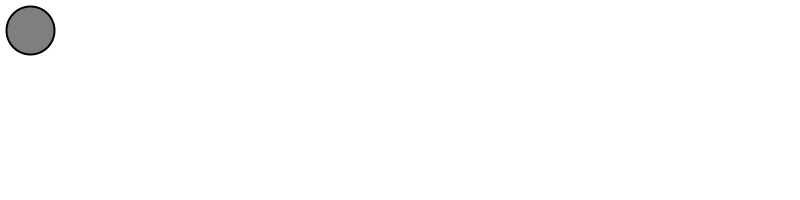
Frame 1 (no input)
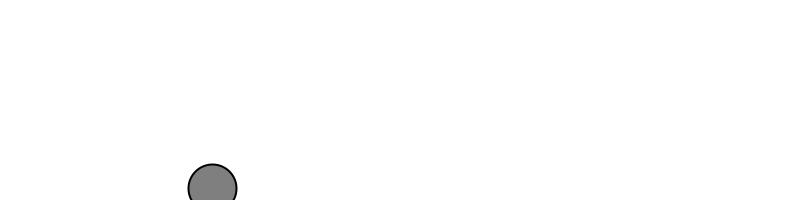
Frame 60 (the mouse pressed at the canvas centre just before this capture)
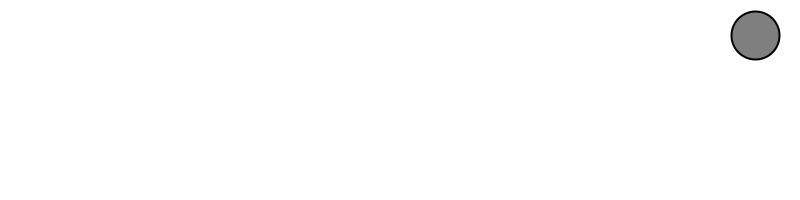
Frame 120 (the mouse held since frame 60 and released just before this capture)

The Processing sketch that drew these frames (run headless with seeded random() and noise(); from frame 60 on, the mouse is pressed at the canvas centre):

// Processing sketch: Forces
// ── Forces.pde
Mover m;

void setup() {
  size(800,200);
  smooth();
  m = new Mover(); 
}

void draw() {
  background(255);

  PVector wind = new PVector(0.1,0);
  PVector gravity = new PVector(0,0.1);
  m.applyForce(wind);
  m.applyForce(gravity);


  m.update();
  m.display();
  m.checkEdges();

}

// ── Mover.pde
class Mover {

  PVector location;
  PVector velocity;
  PVector acceleration;
  float mass;

  Mover() {
    location = new PVector(30,30);
    velocity = new PVector(0,0);
    acceleration = new PVector(0,0);
    mass = 1;
  }
  
  void applyForce(PVector force) {
    PVector f = PVector.div(force,mass);
    acceleration.add(f);
  }
  
  void update() {
    velocity.add(acceleration);
    location.add(velocity);
    acceleration.mult(0);
  }

  void display() {
    stroke(0);
    strokeWeight(2);
    fill(127);
    ellipse(location.x,location.y,48,48);
  }

  void checkEdges() {

    if (location.x > width) {
      location.x = width;
      velocity.x *= -1;
    } else if (location.x < 0) {
      velocity.x *= -1;
      location.x = 0;
    }

    if (location.y > height) {
      velocity.y *= -1;
      location.y = height;
    }

  }

}
